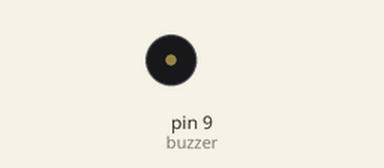
This sketch was run on a simulated Arduino Uno, built with avr-gcc and run on an emulated ATmega328P. Shown: buzzer (waves = sounding).

Above: at 1.5 s.
At 5.6 s:
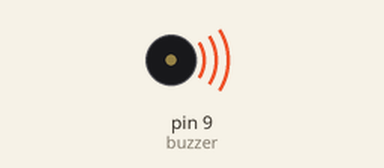
Timing chart, 0 to 6.0 s (numbered marks = the images above):
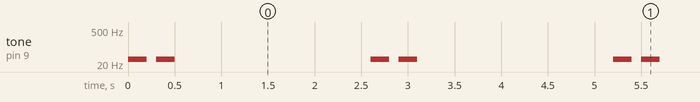

The sketch:

cricket.ino
```cpp
int buzzer = 9;
const int cricketSound = 31;
int i;

void setup() {
  // put your setup code here, to run once:
  pinMode(buzzer, OUTPUT);
}

void loop() {
  // put your main code here, to run repeatedly:
  for(i=0; i<2; i++)
  {
    tone(buzzer, cricketSound, 200);
    delay(300);
  }

  delay(2000);

}
```

Measured:
- by itself, tone on pin 9 (buzzer): repeats every 2.6 s: silent 0.10 s, 31 Hz 0.20 s, silent 2.1 s, 31 Hz 0.20 s
